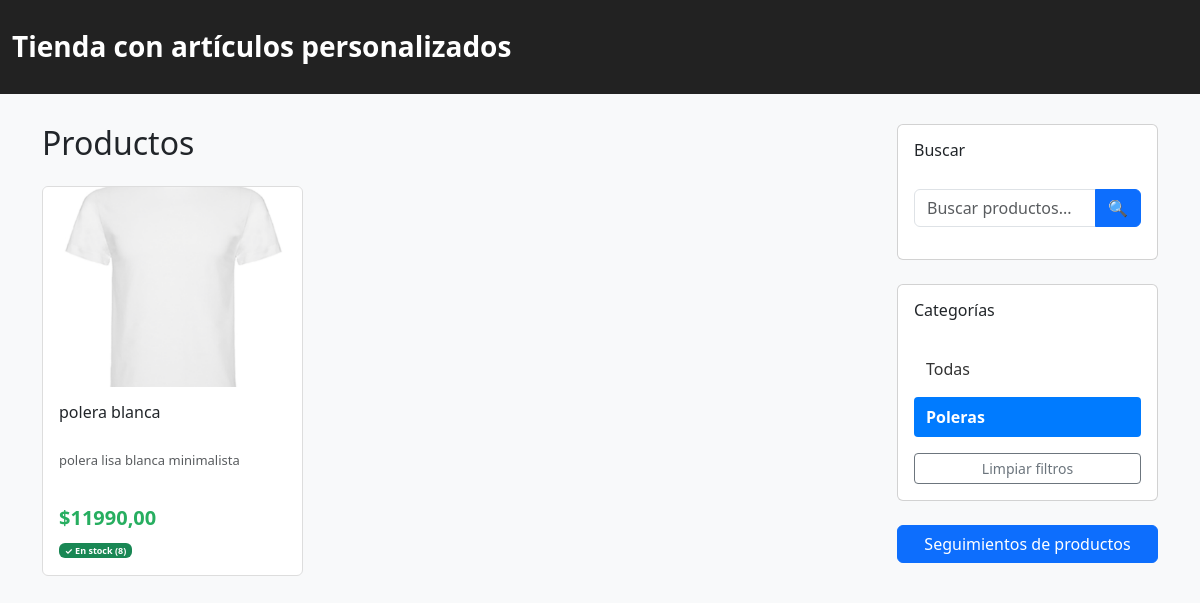
/?categoria=1, run on an earlier commit of the app's database.
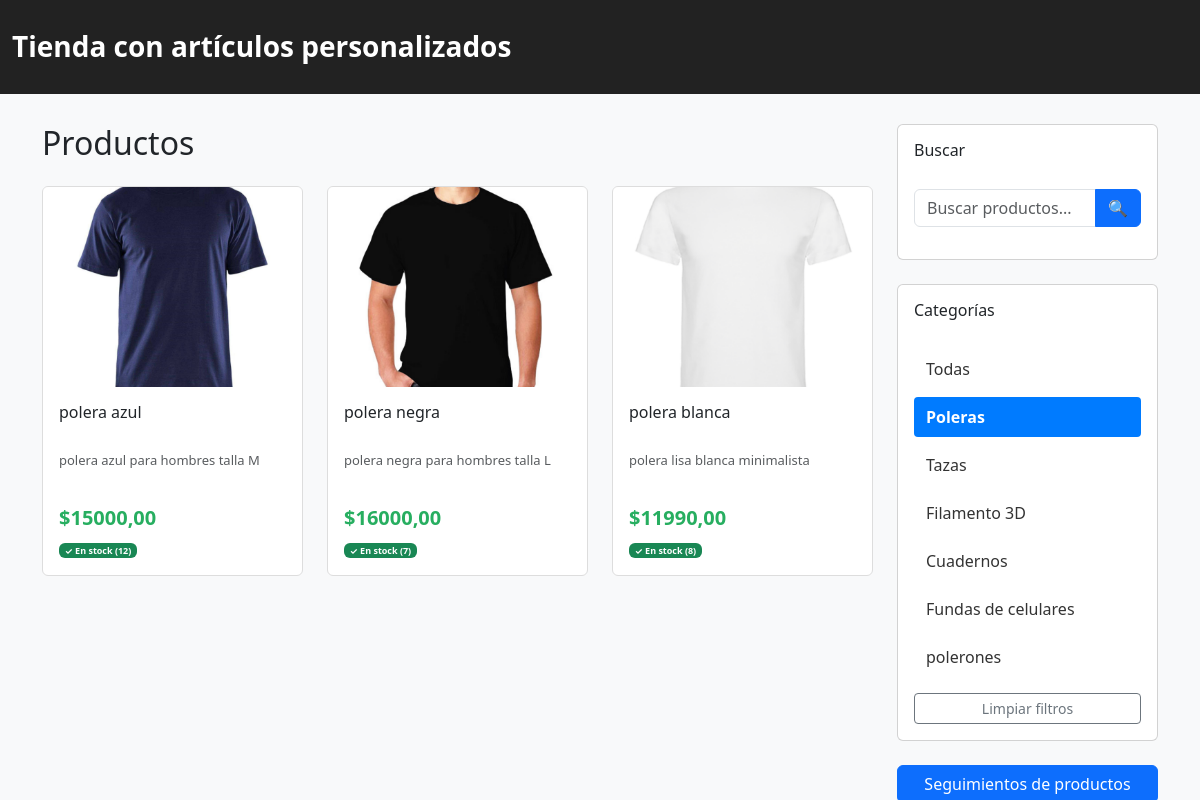
And on a later commit of the database.
### myApp/models.py (models this page shows, shortened)
class Producto(models.Model):
    categoria = models.ForeignKey(Categoria, on_delete=models.CASCADE, related_name='productos')
    nombre = models.CharField(max_length=150)
    descripcion = models.TextField(blank=True)
    precio = models.DecimalField(max_digits=10, decimal_places=2)
    stock = models.PositiveIntegerField(default=0)
    activo = models.BooleanField(default=True)

class ProductoImagen(models.Model):
    producto = models.ForeignKey(Producto, on_delete=models.CASCADE, related_name='imagenes')
    imagen = models.ImageField(upload_to= producto_imagen_path)

class Categoria(models.Model):
    TIPO_CHOICES = (
        ('producto', 'Producto'),
        ('insumo', 'Insumo'),
    )
    nombre = models.CharField(max_length=100, unique=True)
    descripcion = models.TextField(blank=True)
    tipo = models.CharField(max_length=20, choices=TIPO_CHOICES, default='producto')

### myApp/views.py (the view)
# urls.py: path('', views.home, name='home'),
def home(request):
    q = request.GET.get('q', '')
    productos = Producto.objects.filter(activo=True, categoria__tipo='producto').order_by('-id')
    categorias = Categoria.objects.filter(tipo='producto', productos__activo=True).distinct()
    categoria_id = request.GET.get('categoria')
    categoria_seleccionada = None
    if categoria_id:
        categoria_seleccionada = get_object_or_404(Categoria, pk=categoria_id, tipo='producto')
        productos = productos.filter(categoria_id=categoria_id)
    if q:
        productos = productos.filter(
            Q(nombre__icontains=q) |
            Q(descripcion__icontains=q)
        )
    paginator = Paginator(productos, 9)
    page_number = request.GET.get('page')
    productos = paginator.get_page(page_number)
    context = {
        'productos': productos,
        'categorias': categorias,
        'categoria_seleccionada': categoria_seleccionada,
        'q': q,
    }
    return render(request, 'home.html', context)

### templates/home.html (shortened to what the changed rows need)
{% load static %}
<!DOCTYPE html>
<html lang="es">
<head>
    <link href="https://cdn.jsdelivr.net/npm/bootstrap@5.3.0/dist/css/bootstrap.min.css" rel="stylesheet">
    <link rel="stylesheet" href="{% static 'css/styles.css' %}">
</head>
<body>
<div class="header">
    <div class="container">
        <h1>Tienda con artículos personalizados</h1>
    </div>
</div>
<div class="container">
    <div class="row">
        <div class="col-lg-9">
            <h2 class="mb-4">Productos</h2>
            {% if productos %}
                <div class="row g-4 mb-4">
                    {% for producto in productos %}
                        <div class="col-lg-4 col-md-6">
                            <div class="card producto-card">
                                {% if producto.imagenes.all %}
                                    <img src="{{ producto.imagenes.first.imagen.url }}" alt="{{ producto.nombre }}" class="card-img-top producto-imagen">
                                {% else %}
                                    <div class="producto-imagen d-flex align-items-center justify-content-center bg-light">
                                        <span class="text-muted">Sin imagen</span>
                                    </div>
                                {% endif %}
                                <div class="card-body d-flex flex-column">
                                    <h5 class="card-title">
                                        <a href="{% url 'detalle_producto' producto.pk %}" class="text-decoration-none text-dark">
                                            {{ producto.nombre }}
                                        </a>
                                    </h5>
                                    <p class="card-text text-muted">{{ producto.descripcion|truncatewords:10 }}</p>
                                    <div class="mt-auto">
                                        <div class="precio mb-2">${{ producto.precio }}</div>
                                        <div class="stock">
                                            {% if producto.stock > 0 %}
                                                <span class="badge bg-success">✓ En stock ({{ producto.stock }})</span>
                                            {% else %}
                                                <span class="badge bg-danger">✗ Sin stock</span>
                                            {% endif %}
                                        </div>
                                    </div>
                                </div>
                            </div>
                        </div>
                    {% endfor %}
                </div>
            {% else %}
                <div class="sin-productos">
                    <p>No hay productos disponibles.</p>
                </div>
            {% endif %}
        </div>
        <div class="col-lg-3">
            <div class="card mb-4">
                <div class="card-body">
                    <ul class="filtro-categoria">
                        {% for categoria in categorias %}
                            <li>
                                {% if categoria_seleccionada and categoria_seleccionada.id == categoria.id %}
                                    {% if q %}
                                        <a href="?categoria={{ categoria.id }}&q={{ q }}" class="active">
                                            {{ categoria.nombre }}
                                        </a>
                                    {% else %}
                                        <a href="?categoria={{ categoria.id }}" class="active">
                                            {{ categoria.nombre }}
                                        </a>
                                    {% endif %}
                                {% else %}
                                    {% if q %}
                                        <a href="?categoria={{ categoria.id }}&q={{ q }}">
                                            {{ categoria.nombre }}
                                        </a>
                                    {% else %}
                                        <a href="?categoria={{ categoria.id }}">
                                            {{ categoria.nombre }}
                                        </a>
                                    {% endif %}
                                {% endif %}
                            </li>
                        {% endfor %}
                    </ul>
                </div>
            </div>
        </div>
    </div>
</div>
</body>
</html>

What changed in the data, as far as the page shows it:
added Producto: imagenes.first.imagen (picture), nombre "polera azul", descripcion "polera azul para hombres talla M", precio "15000,00", stock "12"
added Producto: imagenes.first.imagen (picture), nombre "polera negra", descripcion "polera negra para hombres talla L", precio "16000,00", stock "7"
now on this page (row unchanged): Categoria: nombre "Tazas"
now on this page (row unchanged): Categoria: nombre "Filamento 3D"
now on this page (row unchanged): Categoria: nombre "Cuadernos"
now on this page (row unchanged): Categoria: nombre "Fundas de celulares"
added Categoria: nombre "polerones"
